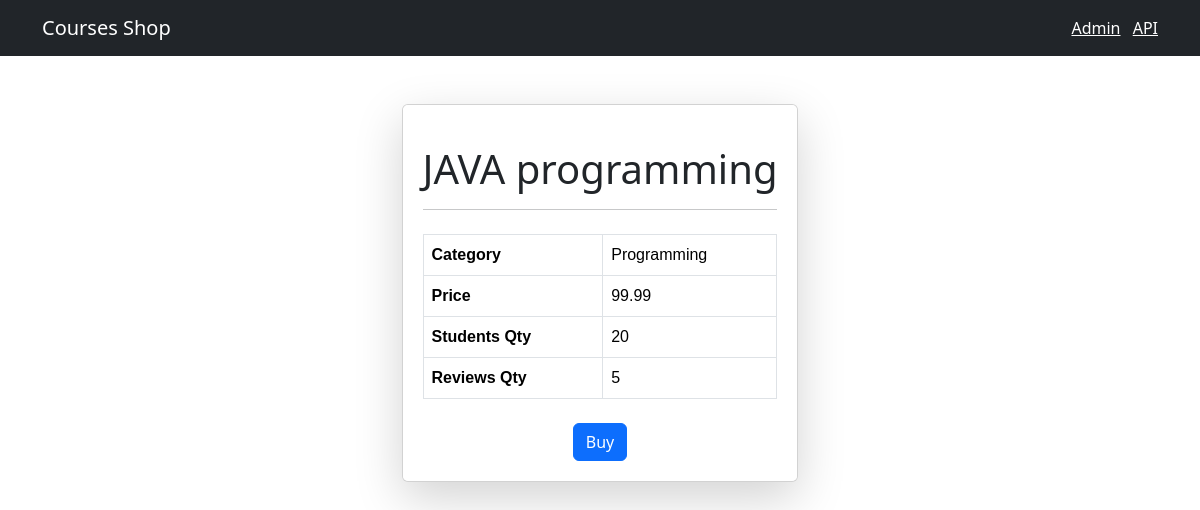
/shop/1, run on the app's committed database.
### shop/models.py (models this page shows, shortened)
class Course(models.Model):
    title = models.CharField(max_length=255)
    price = models.FloatField()
    students_qty = models.IntegerField()
    reviews_qty = models.IntegerField()
    category = models.ForeignKey(Category, on_delete=models.CASCADE) #if category gets deleted courses are deleted
    created_at = models.DateTimeField(default=timezone.now)

class Category(models.Model):
    title = models.CharField(max_length=255)
    created_at = models.DateTimeField(default=timezone.now)
    def __str__(self):
        return self.title

### shop/views.py (the view)
# urls.py: path('<int:course_id>', views.single_course, name="single_course")
def single_course(request, course_id):
    course = get_object_or_404(Course, pk=course_id)
    return render(request, 'shop/single_course.html', {'course': course})

### templates/shop/single_course.html (shortened to what this page needs)
{% extends 'base.html' %}
{% block content %}
<div class="container mt-5 d-flex justify-content-center">
    <div class="card shadow-lg rounded">
        <div class="card-body card-overlay">
            <h1 class="card-title text-center">{{ course.title }}</h1>
            <hr>
            <table class="table table-bordered mt-4" style="font-family: 'Arial', sans-serif;">
                <tbody>
                    <tr>
                        <td><strong>Category</strong></td>
                        <td>{{ course.category }}</td>
                    </tr>
                    <tr>
                        <td><strong>Price</strong></td>
                        <td>{{ course.price }}</td>
                    </tr>
                    <tr>
                        <td><strong>Students Qty</strong></td>
                        <td>{{ course.students_qty }}</td>
                    </tr>
                    <tr>
                        <td><strong>Reviews Qty</strong></td>
                        <td>{{ course.reviews_qty }}</td>
                    </tr>
                </tbody>
            </table>
            <div class="text-center mt-4">
                <button class="btn btn-primary">Buy</button>
            </div>
        </div>
    </div>
</div>
{% endblock %}

### templates/shop/single_course.html (style rules this page uses)
.card { background-size: cover; background-position: center; }
.card-overlay { background-color: rgba(255, 255, 255, 0.8); padding: 20px; border-radius: 5px; }
.card-title { margin-top: 20px; }

### data on the page
Course: title "JAVA programming", category "Programming", price "99.99", students_qty "20", reviews_qty "5"
